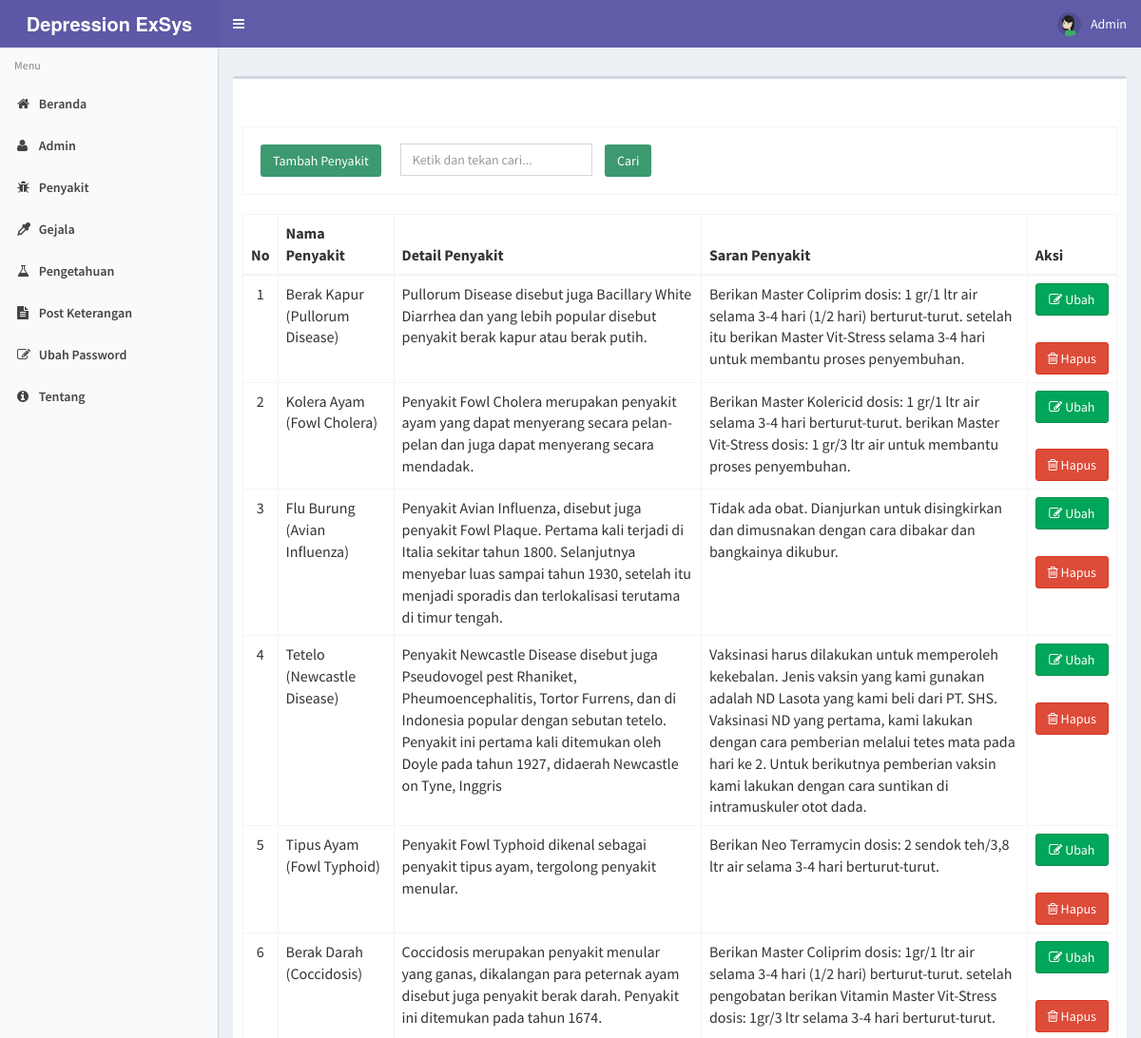
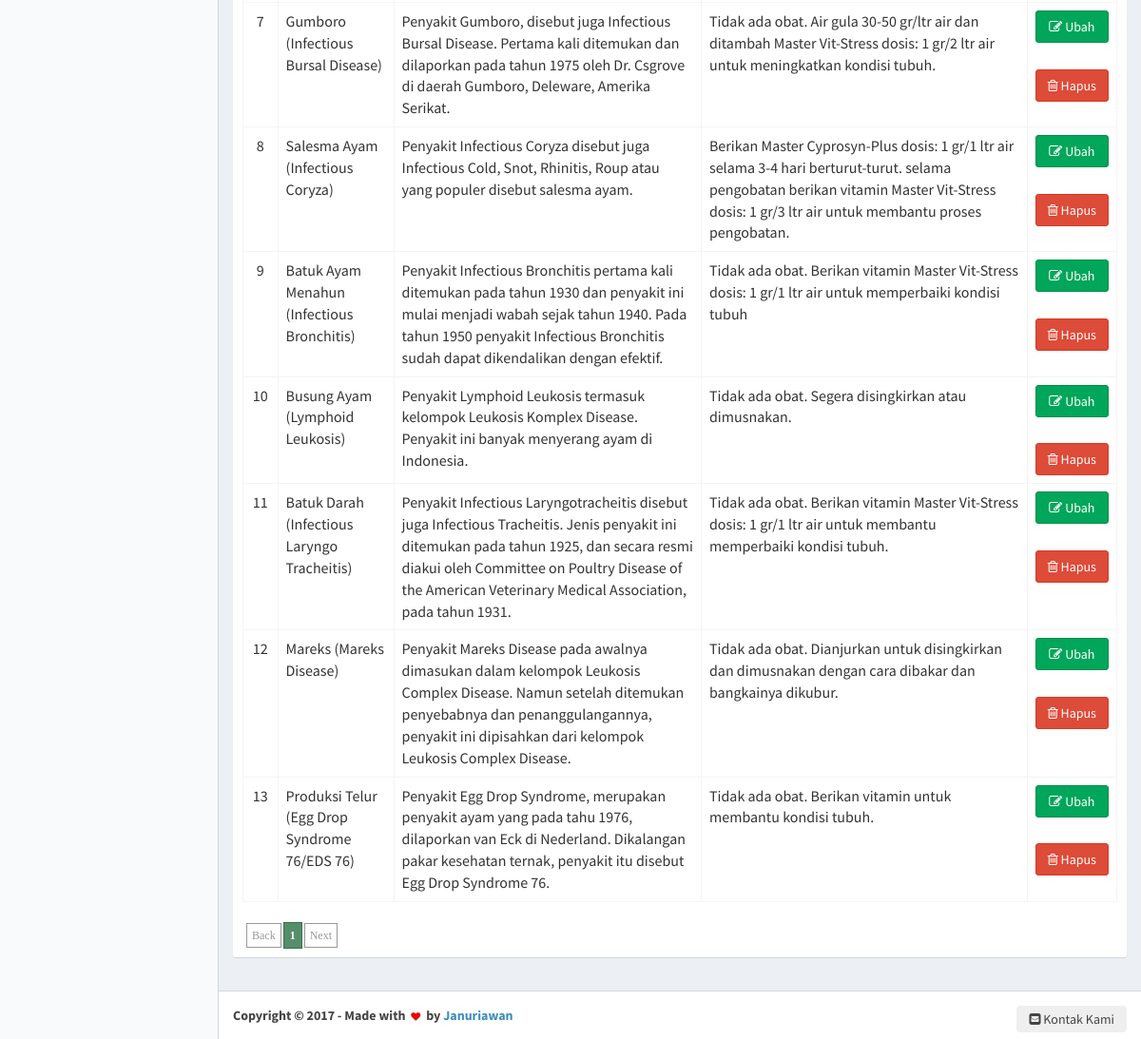
The app's page /penyakit (signed in) with its own data (2 pictures, top to bottom).
### tables this page shows
CREATE TABLE `penyakit` (
  `kode_penyakit` int(11) NOT NULL,
  `nama_penyakit` varchar(50) NOT NULL,
  `det_penyakit` varchar(500) NOT NULL,
  `srn_penyakit` varchar(500) NOT NULL,
  `gambar` varchar(500) NOT NULL
);

### modul/penyakit/penyakit.php (the view, shortened to what this page needs)
<?php
if (!(isset($_SESSION['username']) && isset($_SESSION['password']))) {
  header('location:index.php');
  exit();
} else {
  ?>
  <?php
  $aksi = "modul/penyakit/aksi_penyakit.php";
  switch ($_GET[act]) {
    default:
      $offset = $_GET['offset'];
      $limit = 15;
      if (empty($offset)) {
        $offset = 0;
      }
      $tampil = mysqli_query($conn,"SELECT * FROM penyakit ORDER BY kode_penyakit");
      echo "<form method=POST action='?module=penyakit' name=text_form onsubmit='return Blank_TextField_Validator_Cari()'>
          <br><br><table class='table table-bordered'>
		  <tr><td><input class='btn bg-olive margin' type=button name=tambah value='Tambah Penyakit' onclick=\"window.location.href='penyakit/tambahpenyakit';\"><input type=text name='keyword' style='margin-left: 10px;' placeholder='Ketik dan tekan cari...' class='form-control' value='$_POST[keyword]' /> <input class='btn bg-olive margin' type=submit value='   Cari   ' name=Go></td> </tr>
          </table></form>";
      $baris = mysqli_num_rows($tampil);
      if ($_POST[Go]) {
        $numrows = mysqli_num_rows(mysqli_query($conn,"SELECT * FROM penyakit where nama_penyakit like '%$_POST[keyword]%'"));
        if ($numrows > 0) {
          echo "<div class='alert alert-success alert-dismissible'>
                <h4><i class='icon fa fa-check'></i> Sukses!</h4>
                Penyakit yang anda cari di temukan.
              </div>";
          $i = 1;
          echo" <table class='table table-bordered' style='overflow-x=auto' cellpadding='0' cellspacing='0'>
          <thead>
            <tr>
              <th>No</th>
              <th>Nama Penyakit</th>
			  <th>Detail Penyakit</th>
			  <th>Saran Penyakit</th>
              <th>Aksi</th>
            </tr>
          </thead>
		  <tbody>";
          $hasil = mysqli_query($conn,"SELECT * FROM penyakit where nama_penyakit like '%$_POST[keyword]%'");
          $no = 1;
          $counter = 1;
          while ($r = mysqli_fetch_array($hasil)) {
            if ($counter % 2 == 0)
              $warna = "dark";
            else
              $warna = "light";
            echo "<tr class='" . $warna . "'>
			 <td align=center>$no</td>
			 <td>$r[nama_penyakit]</td>
			 <td>$r[det_penyakit]</td>
			 <td>$r[srn_penyakit]</td>
			 <td align=center><a type='button' class='btn btn-block btn-success' href=penyakit/editpenyakit/$r[kode_penyakit]><i class='fa fa-pencil-square-o' aria-hidden='true'></i> Ubah </a> &nbsp;
	          <a type='button' class='btn btn-block btn-danger' href=\"JavaScript: confirmIt('Anda yakin akan menghapusnya ?','$aksi?module=penyakit&act=hapus&id=$r[kode_penyakit]','','','','u','n','Self','Self')\" onMouseOver=\"self.status=''; return true\" onMouseOut=\"self.status=''; return true\"> <i class='fa fa-trash-o' aria-hidden='true'></i> Hapus</a>
             </td></tr>";
            $no++;
            $counter++;
          }
          echo "</tbody></table>";
        }
        else {
          echo "<div class='alert alert-danger alert-dismissible'>
                <h4><i class='icon fa fa-ban'></i> Gagal!</h4>
                Maaf, Penyakit yang anda cari tidak ditemukan , silahkan inputkan dengan benar dan cari kembali.
              </div>";
        }
      } else {
        if ($baris > 0) {
          echo" <table class='table table-bordered' style='overflow-x=auto' cellpadding='0' cellspacing='0'>
          <thead>
            <tr>
              <th>No</th>
              <th>Nama Penyakit</th>
			  <th>Detail Penyakit</th>
			  <th>Saran Penyakit</th>
              <th>Aksi</th>
            </tr>
          </thead>
		  <tbody>
		  ";
          $hasil = mysqli_query($conn,"SELECT * FROM penyakit ORDER BY kode_penyakit limit $offset,$limit");
          $no = 1 + $offset;
          $counter = 1;
          while ($r = mysqli_fetch_array($hasil)) {
            if ($counter % 2 == 0)
              $warna = "dark";
            else
              $warna = "light";
            echo "<tr class='" . $warna . "'>
			 <td align=center>$no</td>
			 <td>$r[nama_penyakit]</td>
			 <td>$r[det_penyakit]</td>
			 <td>$r[srn_penyakit]</td>
			 <td align=center>
			 <a type='button' class='btn btn-block btn-success' href=penyakit/editpenyakit/$r[kode_penyakit]><i class='fa fa-pencil-square-o' aria-hidden='true'></i> Ubah </a> &nbsp;
	          <a type='button' class='btn btn-block btn-danger' href=\"JavaScript: confirmIt('Anda yakin akan menghapusnya ?','$aksi?module=penyakit&act=hapus&id=$r[kode_penyakit]','','','','u','n','Self','Self')\" onMouseOver=\"self.status=''; return true\" onMouseOut=\"self.status=''; return true\">
			  <i class='fa fa-trash-o' aria-hidden='true'></i> Hapus</a>
             </td></tr>";
            $no++;
            $counter++;
          }
          echo "</tbody></table>";
          echo "<div class=paging>";
          if ($offset != 0) {
            $prevoffset = $offset - 10;
            echo "<span class=prevnext> <a href=index.php?module=penyakit&offset=$prevoffset>Back</a></span>";
          } else {
            echo "<span class=disabled>Back</span>";
          }
          $halaman = intval($baris / $limit);
          if ($baris % $limit) {
            $halaman++;
          }
          for ($i = 1; $i <= $halaman; $i++) {
            $newoffset = $limit * ($i - 1);
            if ($offset != $newoffset) {
              echo "<a href=index.php?module=penyakit&offset=$newoffset>$i</a>";
            } else {
              echo "<span class=current>" . $i . "</span>";
            }
          }
          if (!(($offset / $limit) + 1 == $halaman) && $halaman != 1) {
            $newoffset = $offset + $limit;
            echo "<span class=prevnext><a href=index.php?module=penyakit&offset=$newoffset>Next</a>";
          } else {
            echo "<span class=disabled>Next</span>";
          }
          echo "</div>";
        } else {
          echo "<br><b>Data Kosong !</b>";
        }
      }
      break;
  }
  ?>
<?php } ?>

### css/paging.css (style rules this page uses)
div.paging { padding:2px; margin:2px; text-align:left; font-family:Tahoma; font-size:12px; }
div.paging span.current { padding:6px 6px 6px 6px; margin-right:2px; border:1px solid #3a714e; font-weight:bold; background-color:#558e6a; color:#FFFFFF; }
div.paging span.disabled { padding:5px 5px 5px 5px; margin-right:2px; border:1px solid #999999; color:#999999; }

### css/style.css (style rules this page uses)
div.paging { margin-top: 25px; }

### records on screen
penyakit: nama_penyakit "Berak Kapur (Pullorum Disease)", det_penyakit "Pullorum Disease disebut juga Bacillary White Diarrhea dan yang lebih popular disebut penyakit berak kapur atau berak putih.", srn_penyakit "Berikan Master Coliprim dosis: 1 gr/1 ltr air selama 3-4 hari (1/2 hari) berturut-turut. setelah itu berikan Master Vit-Stress selama 3-4 hari untuk membantu proses penyembuhan."
penyakit: nama_penyakit "Kolera Ayam (Fowl Cholera)", det_penyakit "Penyakit Fowl Cholera merupakan penyakit ayam yang dapat menyerang secara pelan-pelan dan juga dapat menyerang secara mendadak.", srn_penyakit "Berikan Master Kolericid dosis: 1 gr/1 ltr air selama 3-4 hari berturut-turut. berikan Master Vit-Stress dosis: 1 gr/3 ltr air untuk membantu proses penyembuhan."
penyakit: nama_penyakit "Flu Burung (Avian Influenza)", det_penyakit "Penyakit Avian Influenza, disebut juga penyakit Fowl Plaque. Pertama kali terjadi di Italia sekitar tahun 1800. Selanjutnya menyebar luas sampai tahun 1930, setelah itu menjadi sporadis dan terlokalisasi terutama di timur tengah.", srn_penyakit "Tidak ada obat. Dianjurkan untuk disingkirkan dan dimusnakan dengan cara dibakar dan bangkainya dikubur."
penyakit: nama_penyakit "Tetelo (Newcastle Disease)", det_penyakit "Penyakit Newcastle Disease disebut juga Pseudovogel pest Rhaniket, Pheumoencephalitis, Tortor Furrens, dan di Indonesia popular dengan sebutan tetelo. Penyakit ini pertama kali ditemukan oleh Doyle pada tahun 1927, didaerah Newcastle on Tyne, Inggris", srn_penyakit "Vaksinasi harus dilakukan untuk memperoleh kekebalan. Jenis vaksin yang kami gunakan adalah ND Lasota yang kami beli dari PT. SHS. Vaksinasi ND yang pertama, kami lakukan dengan cara pemberian melalui tetes mata pada hari ke 2. Untuk berikutnya pemberian vaksin kami lakukan dengan cara suntikan di intramuskuler otot dada."
penyakit: nama_penyakit "Tipus Ayam (Fowl Typhoid)", det_penyakit "Penyakit Fowl Typhoid dikenal sebagai penyakit tipus ayam, tergolong penyakit menular.", srn_penyakit "Berikan Neo Terramycin dosis: 2 sendok teh/3,8 ltr air selama 3-4 hari berturut-turut."
penyakit: nama_penyakit "Berak Darah (Coccidosis)", det_penyakit "Coccidosis merupakan penyakit menular yang ganas, dikalangan para peternak ayam disebut juga penyakit berak darah. Penyakit ini ditemukan pada tahun 1674.", srn_penyakit "Berikan Master Coliprim dosis: 1gr/1 ltr air selama 3-4 hari (1/2 hari) berturut-turut. setelah pengobatan berikan Vitamin Master Vit-Stress dosis: 1gr/3 ltr selama 3-4 hari berturut-turut."
penyakit: nama_penyakit "Gumboro (Infectious Bursal Disease)", det_penyakit "Penyakit Gumboro, disebut juga Infectious Bursal Disease. Pertama kali ditemukan dan dilaporkan pada tahun 1975 oleh Dr. Csgrove di daerah Gumboro, Deleware, Amerika Serikat.", srn_penyakit "Tidak ada obat. Air gula 30-50 gr/ltr air dan ditambah Master Vit-Stress dosis: 1 gr/2 ltr air untuk meningkatkan kondisi tubuh."
penyakit: nama_penyakit "Salesma Ayam (Infectious Coryza)", det_penyakit "Penyakit Infectious Coryza disebut juga Infectious Cold, Snot, Rhinitis, Roup atau yang populer disebut salesma ayam.", srn_penyakit "Berikan Master Cyprosyn-Plus dosis: 1 gr/1 ltr air selama 3-4 hari berturut-turut. selama pengobatan berikan vitamin Master Vit-Stress dosis: 1 gr/3 ltr air untuk membantu proses pengobatan."
penyakit: nama_penyakit "Batuk Ayam Menahun (Infectious Bronchitis)", det_penyakit "Penyakit Infectious Bronchitis pertama kali ditemukan pada tahun 1930 dan penyakit ini mulai menjadi wabah sejak tahun 1940. Pada tahun 1950 penyakit Infectious Bronchitis sudah dapat dikendalikan dengan efektif.", srn_penyakit "Tidak ada obat. Berikan vitamin Master Vit-Stress dosis: 1 gr/1 ltr air untuk memperbaiki kondisi tubuh"
penyakit: nama_penyakit "Busung Ayam (Lymphoid Leukosis)", det_penyakit "Penyakit Lymphoid Leukosis termasuk kelompok Leukosis Komplex Disease. Penyakit ini banyak menyerang ayam di Indonesia.", srn_penyakit "Tidak ada obat. Segera disingkirkan atau dimusnakan."
penyakit: nama_penyakit "Batuk Darah (Infectious Laryngo Tracheitis)", det_penyakit "Penyakit Infectious Laryngotracheitis disebut juga Infectious Tracheitis. Jenis penyakit ini ditemukan pada tahun 1925, dan secara resmi diakui oleh Committee on Poultry Disease of the American Veterinary Medical Association, pada tahun 1931.", srn_penyakit "Tidak ada obat. Berikan vitamin Master Vit-Stress dosis: 1 gr/1 ltr air untuk membantu memperbaiki kondisi tubuh."
penyakit: nama_penyakit "Mareks (Mareks Disease)", det_penyakit "Penyakit Mareks Disease pada awalnya dimasukan dalam kelompok Leukosis Complex Disease. Namun setelah ditemukan penyebabnya dan penanggulangannya, penyakit ini dipisahkan dari kelompok Leukosis Complex Disease.", srn_penyakit "Tidak ada obat. Dianjurkan untuk disingkirkan dan dimusnakan dengan cara dibakar dan bangkainya dikubur."
penyakit: nama_penyakit "Produksi Telur (Egg Drop Syndrome 76/EDS 76)", det_penyakit "Penyakit Egg Drop Syndrome, merupakan penyakit ayam yang pada tahu 1976, dilaporkan van Eck di Nederland. Dikalangan pakar kesehatan ternak, penyakit itu disebut Egg Drop Syndrome 76.", srn_penyakit "Tidak ada obat. Berikan vitamin untuk membantu kondisi tubuh."

### other values on screen
$_SESSION['username'] "Admin"
